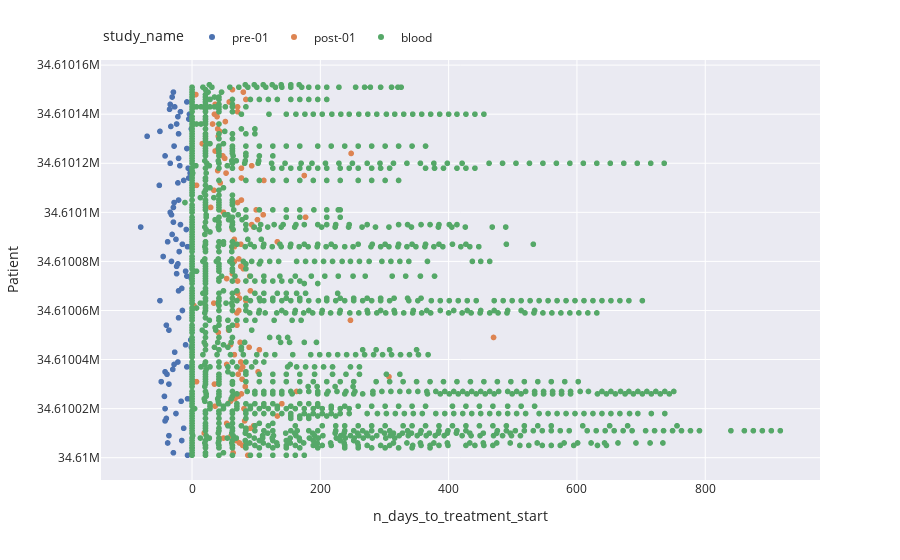

Notebook code for this chart:
### Code cell
px.scatter(merged[merged.study_name.isin(['pre-01', 'post-01', 'blood'])], 
           x='n_days_to_treatment_start', y='gpcr_id', color='study_name') \
    .update_layout(legend=top_h_legend, yaxis_title='Patient')
